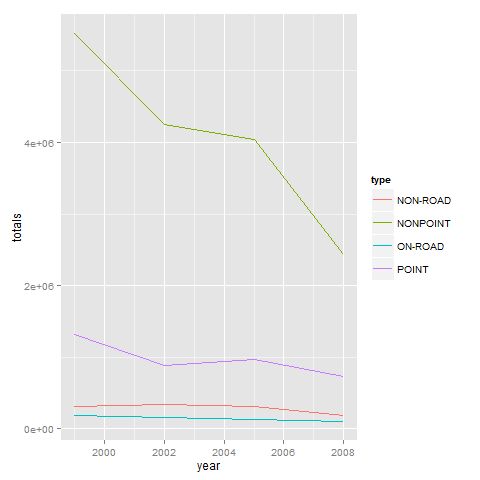

The script that drew this image:
library(dplyr)
library(ggplot2)

q3<-group_by(NEI,type,year)
emissions<-summarise(q3,totals=sum(Emissions))

qplot(year,totals,data=emissions,geom='line',color=type)

dev.copy(png,file="plot2.png")
dev.off()
